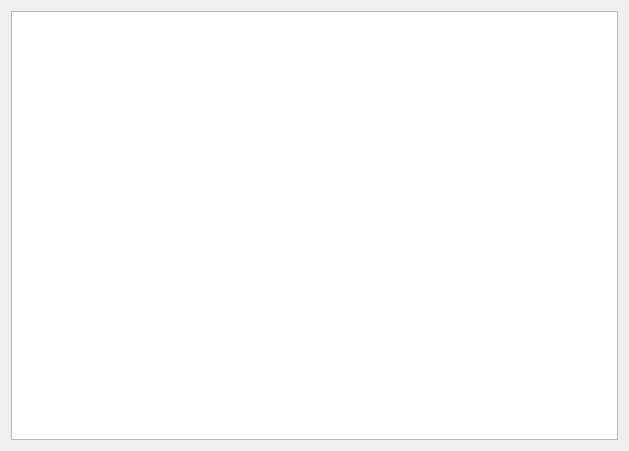
<?xml version="1.0" encoding="UTF-8"?>
<ui version="4.0">
 <class>Form</class>
 <widget class="QWidget" name="Form">
  <property name="geometry">
   <rect>
    <x>0</x>
    <y>0</y>
    <width>629</width>
    <height>451</height>
   </rect>
  </property>
  <property name="windowTitle">
   <string>Form</string>
  </property>
  <layout class="QVBoxLayout" name="verticalLayout">
   <item>
    <widget class="TaskTableWidget" name="tableWidget"/>
   </item>
  </layout>
 </widget>
 <customwidgets>
  <customwidget>
   <class>TaskTableWidget</class>
   <extends>QTableWidget</extends>
   <header location="global">tasktablewidget.h</header>
  </customwidget>
 </customwidgets>
 <resources/>
 <connections/>
</ui>
